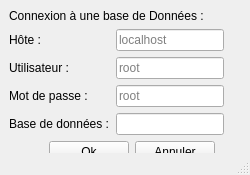
<?xml version="1.0" encoding="UTF-8"?>
<ui version="4.0">
 <class>ConnectionWindow</class>
 <widget class="QMainWindow" name="ConnectionWindow">
  <property name="geometry">
   <rect>
    <x>0</x>
    <y>0</y>
    <width>250</width>
    <height>175</height>
   </rect>
  </property>
  <property name="minimumSize">
   <size>
    <width>250</width>
    <height>175</height>
   </size>
  </property>
  <property name="maximumSize">
   <size>
    <width>250</width>
    <height>175</height>
   </size>
  </property>
  <property name="windowTitle">
   <string>Connexion</string>
  </property>
  <property name="windowIcon">
   <iconset resource="Images.qrc">
    <normaloff>:/Icônes/SQL.png</normaloff>:/Icônes/SQL.png</iconset>
  </property>
  <widget class="QWidget" name="centralwidget">
   <widget class="QWidget" name="">
    <property name="geometry">
     <rect>
      <x>9</x>
      <y>9</y>
      <width>244</width>
      <height>156</height>
     </rect>
    </property>
    <layout class="QFormLayout" name="formLayout">
     <item row="0" column="0">
      <widget class="QLabel" name="l_Title">
       <property name="maximumSize">
        <size>
         <width>16777215</width>
         <height>15</height>
        </size>
       </property>
       <property name="text">
        <string>Connexion à une base de Données :</string>
       </property>
      </widget>
     </item>
     <item row="1" column="0">
      <layout class="QVBoxLayout" name="verticalLayout_4">
       <item>
        <layout class="QHBoxLayout" name="horizontalLayout">
         <item>
          <layout class="QVBoxLayout" name="verticalLayout_3">
           <item>
            <widget class="QLabel" name="l_host">
             <property name="text">
              <string>Hôte :</string>
             </property>
            </widget>
           </item>
           <item>
            <widget class="QLabel" name="l_user">
             <property name="text">
              <string>Utilisateur :</string>
             </property>
            </widget>
           </item>
           <item>
            <widget class="QLabel" name="l_password">
             <property name="text">
              <string>Mot de passe :</string>
             </property>
            </widget>
           </item>
           <item>
            <widget class="QLabel" name="l_db">
             <property name="text">
              <string>Base de données :</string>
             </property>
            </widget>
           </item>
          </layout>
         </item>
         <item>
          <layout class="QVBoxLayout" name="verticalLayout_2">
           <item>
            <widget class="QLineEdit" name="le_Host">
             <property name="text">
              <string/>
             </property>
             <property name="placeholderText">
              <string>localhost</string>
             </property>
             <property name="clearButtonEnabled">
              <bool>false</bool>
             </property>
            </widget>
           </item>
           <item>
            <widget class="QLineEdit" name="le_User">
             <property name="text">
              <string/>
             </property>
             <property name="placeholderText">
              <string>root</string>
             </property>
            </widget>
           </item>
           <item>
            <widget class="QLineEdit" name="le_Password">
             <property name="echoMode">
              <enum>QLineEdit::Password</enum>
             </property>
             <property name="placeholderText">
              <string>root</string>
             </property>
            </widget>
           </item>
           <item>
            <widget class="QLineEdit" name="le_DB"/>
           </item>
          </layout>
         </item>
        </layout>
       </item>
      </layout>
     </item>
     <item row="2" column="0">
      <layout class="QHBoxLayout" name="horizontalLayout_2">
       <item>
        <spacer name="horizontalSpacer">
         <property name="orientation">
          <enum>Qt::Horizontal</enum>
         </property>
         <property name="sizeHint" stdset="0">
          <size>
           <width>40</width>
           <height>20</height>
          </size>
         </property>
        </spacer>
       </item>
       <item>
        <widget class="QPushButton" name="pb_Ok">
         <property name="text">
          <string>Ok</string>
         </property>
        </widget>
       </item>
       <item>
        <widget class="QPushButton" name="pb_Cancel">
         <property name="text">
          <string>Annuler</string>
         </property>
        </widget>
       </item>
      </layout>
     </item>
    </layout>
   </widget>
  </widget>
  <widget class="QMenuBar" name="menubar">
   <property name="geometry">
    <rect>
     <x>0</x>
     <y>0</y>
     <width>250</width>
     <height>21</height>
    </rect>
   </property>
  </widget>
  <widget class="QStatusBar" name="statusbar"/>
 </widget>
 <resources>
  <include location="Images.qrc"/>
 </resources>
 <connections/>
</ui>
